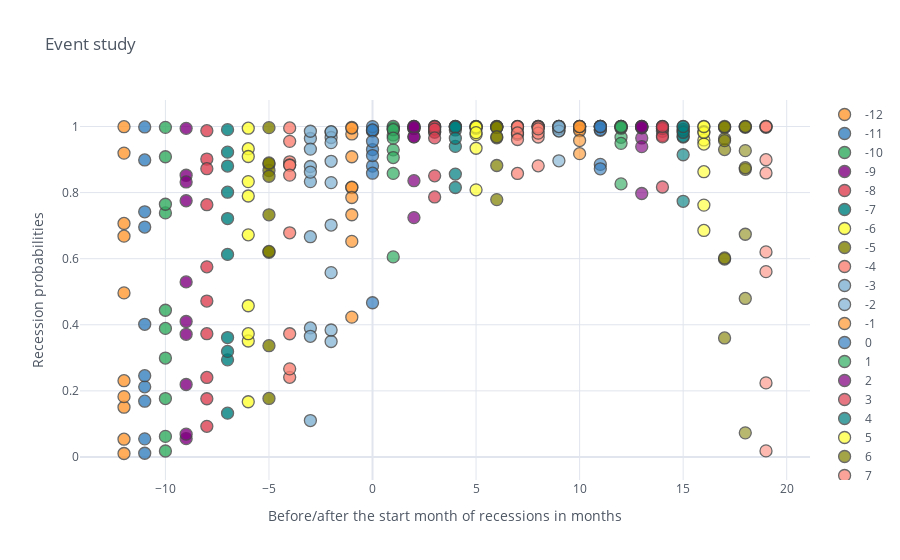

The notebook cell saved with this chart:
### Code cell
if _freq == 'M':
    rec_starts_idx = pd.to_datetime([datetime.datetime.strptime(dt, "%Y-%m-%d") + MonthEnd(0) for dt in rec_starts])
    rec_ends_idx = pd.to_datetime([datetime.datetime.strptime(dt, "%Y-%m-%d") + MonthEnd(0) for dt in rec_ends])

    dt_idx = {}
    bf_af_prob = {}
    month_range = [str(m) for m in range(-12,20)]
    for m in month_range:
        dt_idx[m] = rec_starts_idx.map(lambda dt:dt + MonthEnd(int(m)))
        bf_af_prob[m] = prob_emp.recession_prob.loc[dt_idx[m]].values

    bf_af_prob = pd.DataFrame(bf_af_prob)
    bf_af_prob = bf_af_prob.melt(value_vars=month_range, var_name='months', value_name='probability')
    bf_af_prob.iplot(kind='scatter', theme='white', x='months', y='probability', categories='months',
                     xTitle='Before/after the start month of recessions in months', yTitle='Recession probabilities',
                     title='Event study' )

### Figure 1 — Plotly figure (JSON) as saved in the notebook; plotly's stock layout.template omitted (floating-point values rounded to 4 significant figures)
{"data": [{"marker": {"color": "rgba(255, 153, 51, 1.0)", "line": {"width": 1.3}, "opacity": 0.8, "size": 12, "symbol": "circle"}, "mode": "markers", "name": "-12", "textfont": {"color": "#4D5663"}, "type": "scatter", "x": ["-12", "-12", "-12", "-12", "-12", "-12", "-12", "-12", "-12", "-12"], "y": [0.9195, 0.01045, 0.4965, 0.05373, 0.1506, 0.9994, 0.6681, 0.1825, 0.7066, 0.2308]}, {"marker": {"color": "rgba(55, 128, 191, 1.0)", "line": {"width": 1.3}, "opacity": 0.8, "size": 12, "symbol": "circle"}, "mode": "markers", "name": "-11", "textfont": {"color": "#4D5663"}, "type": "scatter", "x": ["-11", "-11", "-11", "-11", "-11", "-11", "-11", "-11", "-11", "-11"], "y": [0.8988, 0.01128, 0.4015, 0.05473, 0.2122, 0.9987, 0.6958, 0.1688, 0.7419, 0.2458]}, {"marker": {"color": "rgba(50, 171, 96, 1.0)", "line": {"width": 1.3}, "opacity": 0.8, "size": 12, "symbol": "circle"}, "mode": "markers", "name": "-10", "textfont": {"color": "#4D5663"}, "type": "scatter", "x": ["-10", "-10", "-10", "-10", "-10", "-10", "-10", "-10", "-10", "-10"], "y": [0.9084, 0.01805, 0.4439, 0.06221, 0.2992, 0.9974, 0.7386, 0.1767, 0.7647, 0.389]}, {"marker": {"color": "rgba(128, 0, 128, 1.0)", "line": {"width": 1.3}, "opacity": 0.8, "size": 12, "symbol": "circle"}, "mode": "markers", "name": "-9", "textfont": {"color": "#4D5663"}, "type": "scatter", "x": ["-9", "-9", "-9", "-9", "-9", "-9", "-9", "-9", "-9", "-9"], "y": [0.8525, 0.05546, 0.4099, 0.06902, 0.5297, 0.9943, 0.8322, 0.2193, 0.7752, 0.3711]}, {"marker": {"color": "rgba(219, 64, 82, 1.0)", "line": {"width": 1.3}, "opacity": 0.8, "size": 12, "symbol": "circle"}, "mode": "markers", "name": "-8", "textfont": {"color": "#4D5663"}, "type": "scatter", "x": ["-8", "-8", "-8", "-8", "-8", "-8", "-8", "-8", "-8", "-8"], "y": [0.9015, 0.1762, 0.3731, 0.09266, 0.5753, 0.9872, 0.8723, 0.2405, 0.7634, 0.4717]}, {"marker": {"color": "rgba(0, 128, 128, 1.0)", "line": {"width": 1.3}, "opacity": 0.8, "size": 12, "symbol": "circle"}, "mode": "markers", "name": "-7", "textfont": {"color": "#4D5663"}, "type": "scatter", "x": ["-7", "-7", "-7", "-7", "-7", "-7", "-7", "-7", "-7", "-7"], "y": [0.9224, 0.2939, 0.3614, 0.1325, 0.7215, 0.9905, 0.8804, 0.3194, 0.8012, 0.6129]}, {"marker": {"color": "rgba(255, 255, 51, 1.0)", "line": {"width": 1.3}, "opacity": 0.8, "size": 12, "symbol": "circle"}, "mode": "markers", "name": "-6", "textfont": {"color": "#4D5663"}, "type": "scatter", "x": ["-6", "-6", "-6", "-6", "-6", "-6", "-6", "-6", "-6", "-6"], "y": [0.9329, 0.3509, 0.373, 0.1671, 0.7897, 0.9949, 0.9092, 0.4575, 0.8332, 0.6722]}, {"marker": {"color": "rgba(128, 128, 0, 1.0)", "line": {"width": 1.3}, "opacity": 0.8, "size": 12, "symbol": "circle"}, "mode": "markers", "name": "-5", "textfont": {"color": "#4D5663"}, "type": "scatter", "x": ["-5", "-5", "-5", "-5", "-5", "-5", "-5", "-5", "-5", "-5"], "y": [0.8864, 0.6195, 0.3367, 0.1771, 0.8669, 0.9966, 0.8896, 0.7327, 0.8495, 0.6221]}, {"marker": {"color": "rgba(251, 128, 114, 1.0)", "line": {"width": 1.3}, "opacity": 0.8, "size": 12, "symbol": "circle"}, "mode": "markers", "name": "-4", "textfont": {"color": "#4D5663"}, "type": "scatter", "x": ["-4", "-4", "-4", "-4", "-4", "-4", "-4", "-4", "-4", "-4"], "y": [0.955, 0.2409, 0.3729, 0.2665, 0.8932, 0.9957, 0.8842, 0.8824, 0.8529, 0.6783]}, {"marker": {"color": "rgba(128, 177, 211, 1.0)", "line": {"width": 1.3}, "opacity": 0.8, "size": 12, "symbol": "circle"}, "mode": "markers", "name": "-3", "textfont": {"color": "#4D5663"}, "type": "scatter", "x": ["-3", "-3", "-3", "-3", "-3", "-3", "-3", "-3", "-3", "-3"], "y": [0.9637, 0.1101, 0.3905, 0.3651, 0.9316, 0.9856, 0.8789, 0.8332, 0.862, 0.6665]}, {"marker": {"color": "rgba(128, 177, 211, 0.8999999999999999)", "line": {"width": 1.3}, "opacity": 0.8, "size": 12, "symbol": "circle"}, "mode": "markers", "name": "-2", "textfont": {"color": "#4D5663"}, "type": "scatter", "x": ["-2", "-2", "-2", "-2", "-2", "-2", "-2", "-2", "-2", "-2"], "y": [0.9827, 0.3493, 0.3842, 0.5577, 0.9668, 0.9846, 0.8302, 0.9511, 0.8947, 0.7018]}, {"marker": {"color": "rgba(255, 153, 51, 0.8999999999999999)", "line": {"width": 1.3}, "opacity": 0.8, "size": 12, "symbol": "circle"}, "mode": "markers", "name": "-1", "textfont": {"color": "#4D5663"}, "type": "scatter", "x": ["-1", "-1", "-1", "-1", "-1", "-1", "-1", "-1", "-1", "-1"], "y": [0.6523, 0.7329, 0.4231, 0.8153, 0.9775, 0.9974, 0.8162, 0.9953, 0.9084, 0.7851]}, {"marker": {"color": "rgba(55, 128, 191, 0.8999999999999999)", "line": {"width": 1.3}, "opacity": 0.8, "size": 12, "symbol": "circle"}, "mode": "markers", "name": "0", "textfont": {"color": "#4D5663"}, "type": "scatter", "x": ["0", "0", "0", "0", "0", "0", "0", "0", "0", "0"], "y": [0.9886, 0.9302, 0.4666, 0.8804, 0.986, 0.9998, 0.8586, 0.9896, 0.9551, 0.912]}, {"marker": {"color": "rgba(50, 171, 96, 0.8999999999999999)", "line": {"width": 1.3}, "opacity": 0.8, "size": 12, "symbol": "circle"}, "mode": "markers", "name": "1", "textfont": {"color": "#4D5663"}, "type": "scatter", "x": ["1", "1", "1", "1", "1", "1", "1", "1", "1", "1"], "y": [0.995, 0.9744, 0.6055, 0.9294, 0.9926, 1.0, 0.8581, 0.9904, 0.9648, 0.9061]}, {"marker": {"color": "rgba(128, 0, 128, 0.8999999999999999)", "line": {"width": 1.3}, "opacity": 0.8, "size": 12, "symbol": "circle"}, "mode": "markers", "name": "2", "textfont": {"color": "#4D5663"}, "type": "scatter", "x": ["2", "2", "2", "2", "2", "2", "2", "2", "2", "2"], "y": [0.9996, 0.9943, 0.7243, 0.9689, 0.9955, 1.0, 0.836, 0.9941, 0.9687, 1.0]}, {"marker": {"color": "rgba(219, 64, 82, 0.8999999999999999)", "line": {"width": 1.3}, "opacity": 0.8, "size": 12, "symbol": "circle"}, "mode": "markers", "name": "3", "textfont": {"color": "#4D5663"}, "type": "scatter", "x": ["3", "3", "3", "3", "3", "3", "3", "3", "3", "3"], "y": [1.0, 0.9845, 0.8507, 0.9825, 0.9985, 1.0, 0.7867, 0.992, 0.9655, null]}, {"marker": {"color": "rgba(0, 128, 128, 0.8999999999999999)", "line": {"width": 1.3}, "opacity": 0.8, "size": 12, "symbol": "circle"}, "mode": "markers", "name": "4", "textfont": {"color": "#4D5663"}, "type": "scatter", "x": ["4", "4", "4", "4", "4", "4", "4", "4", "4", "4"], "y": [1.0, 0.8154, 0.9398, 0.9896, 0.9994, 1.0, 0.856, 0.9979, 0.9644, null]}, {"marker": {"color": "rgba(255, 255, 51, 0.8999999999999999)", "line": {"width": 1.3}, "opacity": 0.8, "size": 12, "symbol": "circle"}, "mode": "markers", "name": "5", "textfont": {"color": "#4D5663"}, "type": "scatter", "x": ["5", "5", "5", "5", "5", "5", "5", "5", "5", "5"], "y": [1.0, 0.9342, 0.9756, 0.9949, 0.9995, 0.9999, 0.8083, 0.998, 0.9814, null]}, {"marker": {"color": "rgba(128, 128, 0, 0.8999999999999999)", "line": {"width": 1.3}, "opacity": 0.8, "size": 12, "symbol": "circle"}, "mode": "markers", "name": "6", "textfont": {"color": "#4D5663"}, "type": "scatter", "x": ["6", "6", "6", "6", "6", "6", "6", "6", "6", "6"], "y": [1.0, 0.882, 0.9658, 0.9978, 0.9994, 0.9997, 0.7787, 0.9971, 0.969, null]}, {"marker": {"color": "rgba(251, 128, 114, 0.8999999999999999)", "line": {"width": 1.3}, "opacity": 0.8, "size": 12, "symbol": "circle"}, "mode": "markers", "name": "7", "textfont": {"color": "#4D5663"}, "type": "scatter", "x": ["7", "7", "7", "7", "7", "7", "7", "7", "7", "7"], "y": [1.0, 0.9811, 0.9761, 0.9997, 0.9987, 0.9995, 0.858, 0.9805, 0.9607, null]}, {"marker": {"color": "rgba(251, 128, 114, 0.7999999999999998)", "line": {"width": 1.3}, "opacity": 0.8, "size": 12, "symbol": "circle"}, "mode": "markers", "name": "8", "textfont": {"color": "#4D5663"}, "type": "scatter", "x": ["8", "8", "8", "8", "8", "8", "8", "8", "8", "8"], "y": [1.0, 0.9999, 0.9682, 0.9999, 0.9974, 0.9991, 0.8809, 0.9798, 0.9927, null]}, {"marker": {"color": "rgba(128, 177, 211, 0.7999999999999998)", "line": {"width": 1.3}, "opacity": 0.8, "size": 12, "symbol": "circle"}, "mode": "markers", "name": "9", "textfont": {"color": "#4D5663"}, "type": "scatter", "x": ["9", "9", "9", "9", "9", "9", "9", "9", "9", "9"], "y": [1.0, 1.0, 0.9878, 1.0, 0.9943, 0.9995, 0.8962, 0.9862, 0.9998, null]}, {"marker": {"color": "rgba(255, 153, 51, 0.7999999999999998)", "line": {"width": 1.3}, "opacity": 0.8, "size": 12, "symbol": "circle"}, "mode": "markers", "name": "10", "textfont": {"color": "#4D5663"}, "type": "scatter", "x": ["10", "10", "10", "10", "10", "10", "10", "10", "10", "10"], "y": [1.0, 1.0, 0.9918, 1.0, 0.9872, 0.9995, 0.9178, 0.9575, 0.9999, null]}, {"marker": {"color": "rgba(55, 128, 191, 0.7999999999999998)", "line": {"width": 1.3}, "opacity": 0.8, "size": 12, "symbol": "circle"}, "mode": "markers", "name": "11", "textfont": {"color": "#4D5663"}, "type": "scatter", "x": ["11", "11", "11", "11", "11", "11", "11", "11", "11", "11"], "y": [1.0, 0.9999, 0.9884, 1.0, 0.9905, 0.9994, 0.8854, 0.872, 0.9999, null]}, {"marker": {"color": "rgba(50, 171, 96, 0.7999999999999998)", "line": {"width": 1.3}, "opacity": 0.8, "size": 12, "symbol": "circle"}, "mode": "markers", "name": "12", "textfont": {"color": "#4D5663"}, "type": "scatter", "x": ["12", "12", "12", "12", "12", "12", "12", "12", "12", "12"], "y": [1.0, 0.9995, 0.9673, 1.0, 0.9949, 0.9975, 0.8263, 0.949, 1.0, null]}, {"marker": {"color": "rgba(128, 0, 128, 0.7999999999999998)", "line": {"width": 1.3}, "opacity": 0.8, "size": 12, "symbol": "circle"}, "mode": "markers", "name": "13", "textfont": {"color": "#4D5663"}, "type": "scatter", "x": ["13", "13", "13", "13", "13", "13", "13", "13", "13", "13"], "y": [1.0, 0.9991, 0.9654, 0.9999, 0.9966, 0.9959, 0.7972, 0.9391, 1.0, null]}, {"marker": {"color": "rgba(219, 64, 82, 0.7999999999999998)", "line": {"width": 1.3}, "opacity": 0.8, "size": 12, "symbol": "circle"}, "mode": "markers", "name": "14", "textfont": {"color": "#4D5663"}, "type": "scatter", "x": ["14", "14", "14", "14", "14", "14", "14", "14", "14", "14"], "y": [0.9997, 0.9856, 0.9723, 0.9997, 0.9957, 0.9937, 0.8169, 0.9685, 1.0, null]}, {"marker": {"color": "rgba(0, 128, 128, 0.7999999999999998)", "line": {"width": 1.3}, "opacity": 0.8, "size": 12, "symbol": "circle"}, "mode": "markers", "name": "15", "textfont": {"color": "#4D5663"}, "type": "scatter", "x": ["15", "15", "15", "15", "15", "15", "15", "15", "15", "15"], "y": [0.9682, 0.9146, 0.9704, 0.9996, 0.9856, 0.9911, 0.7737, 0.982, 1.0, null]}, {"marker": {"color": "rgba(255, 255, 51, 0.7999999999999998)", "line": {"width": 1.3}, "opacity": 0.8, "size": 12, "symbol": "circle"}, "mode": "markers", "name": "16", "textfont": {"color": "#4D5663"}, "type": "scatter", "x": ["16", "16", "16", "16", "16", "16", "16", "16", "16", "16"], "y": [0.8633, 0.7621, 0.9593, 0.999, 0.9846, 0.9816, 0.6854, 0.9468, 1.0, null]}, {"marker": {"color": "rgba(128, 128, 0, 0.7999999999999998)", "line": {"width": 1.3}, "opacity": 0.8, "size": 12, "symbol": "circle"}, "mode": "markers", "name": "17", "textfont": {"color": "#4D5663"}, "type": "scatter", "x": ["17", "17", "17", "17", "17", "17", "17", "17", "17", "17"], "y": [0.3601, 0.5989, 0.9301, 0.9979, 0.9974, 0.9632, 0.602, 0.9572, 1.0, null]}, {"marker": {"color": "rgba(128, 128, 0, 0.7)", "line": {"width": 1.3}, "opacity": 0.8, "size": 12, "symbol": "circle"}, "mode": "markers", "name": "18", "textfont": {"color": "#4D5663"}, "type": "scatter", "x": ["18", "18", "18", "18", "18", "18", "18", "18", "18", "18"], "y": [0.07294, 0.4797, 0.927, 0.9976, 0.9998, 0.8705, 0.674, 0.8752, 1.0, null]}, {"marker": {"color": "rgba(251, 128, 114, 0.7)", "line": {"width": 1.3}, "opacity": 0.8, "size": 12, "symbol": "circle"}, "mode": "markers", "name": "19", "textfont": {"color": "#4D5663"}, "type": "scatter", "x": ["19", "19", "19", "19", "19", "19", "19", "19", "19", "19"], "y": [0.01831, 0.2241, 0.6206, 0.9976, 1.0, 0.8996, 0.5608, 0.8594, 1.0, null]}], "layout": {"legend": {"bgcolor": "#FFFFFF", "font": {"color": "#4D5663"}}, "paper_bgcolor": "#FFFFFF", "plot_bgcolor": "#FFFFFF", "title": {"font": {"color": "#4D5663"}, "text": "Event study"}, "xaxis": {"gridcolor": "#E1E5ED", "showgrid": true, "tickfont": {"color": "#4D5663"}, "title": {"font": {"color": "#4D5663"}, "text": "Before/after the start month of recessions in months"}, "zerolinecolor": "#E1E5ED"}, "yaxis": {"gridcolor": "#E1E5ED", "showgrid": true, "tickfont": {"color": "#4D5663"}, "title": {"font": {"color": "#4D5663"}, "text": "Recession probabilities"}, "zerolinecolor": "#E1E5ED"}}}
